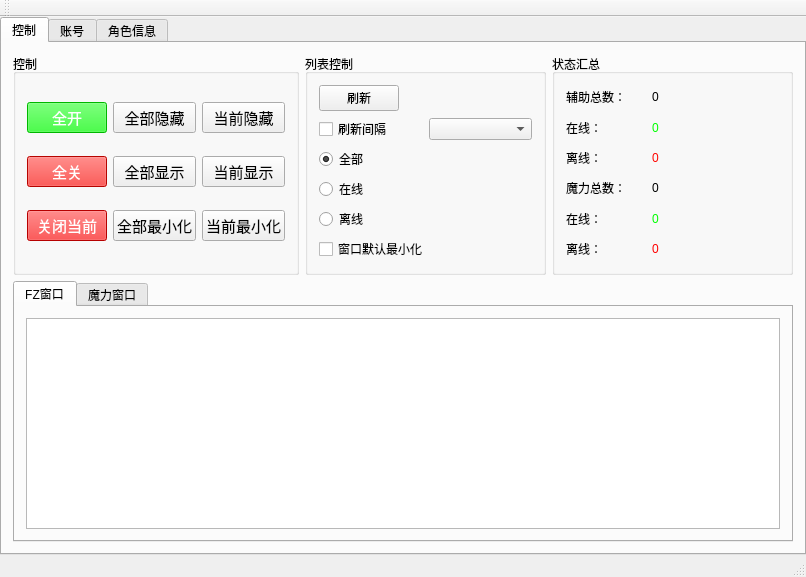
<?xml version="1.0" encoding="UTF-8"?>
<ui version="4.0">
 <class>MLAssistToolClass</class>
 <widget class="QMainWindow" name="MLAssistToolClass">
  <property name="geometry">
   <rect>
    <x>0</x>
    <y>0</y>
    <width>806</width>
    <height>577</height>
   </rect>
  </property>
  <property name="windowTitle">
   <string>MLAssistTool</string>
  </property>
  <widget class="QWidget" name="centralWidget">
   <layout class="QVBoxLayout" name="verticalLayout_4">
    <property name="spacing">
     <number>0</number>
    </property>
    <property name="leftMargin">
     <number>0</number>
    </property>
    <property name="topMargin">
     <number>0</number>
    </property>
    <property name="rightMargin">
     <number>0</number>
    </property>
    <property name="bottomMargin">
     <number>0</number>
    </property>
    <item>
     <widget class="QTabWidget" name="tabWidget_2">
      <property name="currentIndex">
       <number>0</number>
      </property>
      <widget class="QWidget" name="tab_1">
       <attribute name="title">
        <string>控制</string>
       </attribute>
       <layout class="QVBoxLayout" name="verticalLayout_5">
        <item>
         <layout class="QVBoxLayout" name="verticalLayout_3">
          <item>
           <layout class="QHBoxLayout" name="horizontalLayout_10">
            <item>
             <widget class="QGroupBox" name="groupBox">
              <property name="title">
               <string>控制</string>
              </property>
              <layout class="QGridLayout" name="gridLayout">
               <item row="2" column="0">
                <widget class="QPushButton" name="pushButton_closeCur">
                 <property name="font">
                  <font>
                   <pointsize>11</pointsize>
                  </font>
                 </property>
                 <property name="styleSheet">
                  <string notr="true">background-color: rgb(255, 0, 0);
color: rgb(255, 255, 255);</string>
                 </property>
                 <property name="text">
                  <string>关闭当前</string>
                 </property>
                </widget>
               </item>
               <item row="2" column="1">
                <widget class="QPushButton" name="pushButton_allMin">
                 <property name="font">
                  <font>
                   <pointsize>11</pointsize>
                  </font>
                 </property>
                 <property name="text">
                  <string>全部最小化</string>
                 </property>
                </widget>
               </item>
               <item row="0" column="2">
                <widget class="QPushButton" name="pushButton_curHide">
                 <property name="font">
                  <font>
                   <pointsize>11</pointsize>
                  </font>
                 </property>
                 <property name="text">
                  <string>当前隐藏</string>
                 </property>
                </widget>
               </item>
               <item row="1" column="1">
                <widget class="QPushButton" name="pushButton_allShow">
                 <property name="font">
                  <font>
                   <pointsize>11</pointsize>
                  </font>
                 </property>
                 <property name="text">
                  <string>全部显示</string>
                 </property>
                </widget>
               </item>
               <item row="1" column="0">
                <widget class="QPushButton" name="pushButton_closeAll">
                 <property name="font">
                  <font>
                   <pointsize>11</pointsize>
                  </font>
                 </property>
                 <property name="styleSheet">
                  <string notr="true">color: rgb(255, 255, 255);
background-color: rgb(255, 5, 0);</string>
                 </property>
                 <property name="text">
                  <string>全关</string>
                 </property>
                </widget>
               </item>
               <item row="0" column="0">
                <widget class="QPushButton" name="pushButton_openAll">
                 <property name="font">
                  <font>
                   <pointsize>11</pointsize>
                  </font>
                 </property>
                 <property name="styleSheet">
                  <string notr="true">background-color: rgb(0, 255, 0);
color: rgb(255, 255, 255);</string>
                 </property>
                 <property name="text">
                  <string>全开</string>
                 </property>
                </widget>
               </item>
               <item row="0" column="1">
                <widget class="QPushButton" name="pushButton_allHide">
                 <property name="font">
                  <font>
                   <pointsize>11</pointsize>
                  </font>
                 </property>
                 <property name="text">
                  <string>全部隐藏</string>
                 </property>
                </widget>
               </item>
               <item row="2" column="2">
                <widget class="QPushButton" name="pushButton_curMin">
                 <property name="font">
                  <font>
                   <pointsize>11</pointsize>
                  </font>
                 </property>
                 <property name="text">
                  <string>当前最小化</string>
                 </property>
                </widget>
               </item>
               <item row="1" column="2">
                <widget class="QPushButton" name="pushButton_curShow">
                 <property name="font">
                  <font>
                   <pointsize>11</pointsize>
                  </font>
                 </property>
                 <property name="text">
                  <string>当前显示</string>
                 </property>
                </widget>
               </item>
              </layout>
             </widget>
            </item>
            <item>
             <widget class="QGroupBox" name="groupBox_3">
              <property name="title">
               <string>列表控制</string>
              </property>
              <layout class="QVBoxLayout" name="verticalLayout">
               <item>
                <layout class="QHBoxLayout" name="horizontalLayout_3">
                 <item>
                  <widget class="QPushButton" name="pushButton_refresh">
                   <property name="text">
                    <string>刷新</string>
                   </property>
                  </widget>
                 </item>
                 <item>
                  <spacer name="horizontalSpacer">
                   <property name="orientation">
                    <enum>Qt::Horizontal</enum>
                   </property>
                   <property name="sizeHint" stdset="0">
                    <size>
                     <width>40</width>
                     <height>20</height>
                    </size>
                   </property>
                  </spacer>
                 </item>
                </layout>
               </item>
               <item>
                <layout class="QHBoxLayout" name="horizontalLayout_2">
                 <item>
                  <widget class="QCheckBox" name="checkBox">
                   <property name="text">
                    <string>刷新间隔</string>
                   </property>
                  </widget>
                 </item>
                 <item>
                  <widget class="QComboBox" name="comboBox"/>
                 </item>
                </layout>
               </item>
               <item>
                <widget class="QRadioButton" name="radioButton_showAll">
                 <property name="text">
                  <string>全部</string>
                 </property>
                 <property name="checked">
                  <bool>true</bool>
                 </property>
                </widget>
               </item>
               <item>
                <widget class="QRadioButton" name="radioButton_showOnline">
                 <property name="text">
                  <string>在线</string>
                 </property>
                </widget>
               </item>
               <item>
                <widget class="QRadioButton" name="radioButton_showOffline">
                 <property name="text">
                  <string>离线</string>
                 </property>
                </widget>
               </item>
               <item>
                <widget class="QCheckBox" name="checkBox_defaultMin">
                 <property name="toolTip">
                  <string>勾选后，检测到窗口不是最小化时，进行最小化</string>
                 </property>
                 <property name="text">
                  <string>窗口默认最小化</string>
                 </property>
                </widget>
               </item>
              </layout>
             </widget>
            </item>
            <item>
             <widget class="QGroupBox" name="groupBox_2">
              <property name="title">
               <string>状态汇总</string>
              </property>
              <layout class="QVBoxLayout" name="verticalLayout_2">
               <item>
                <layout class="QHBoxLayout" name="horizontalLayout_4">
                 <item>
                  <widget class="QLabel" name="label">
                   <property name="minimumSize">
                    <size>
                     <width>80</width>
                     <height>0</height>
                    </size>
                   </property>
                   <property name="text">
                    <string>辅助总数：</string>
                   </property>
                  </widget>
                 </item>
                 <item>
                  <widget class="QLabel" name="label_fzCount">
                   <property name="text">
                    <string>0</string>
                   </property>
                  </widget>
                 </item>
                 <item>
                  <spacer name="horizontalSpacer_2">
                   <property name="orientation">
                    <enum>Qt::Horizontal</enum>
                   </property>
                   <property name="sizeHint" stdset="0">
                    <size>
                     <width>40</width>
                     <height>20</height>
                    </size>
                   </property>
                  </spacer>
                 </item>
                </layout>
               </item>
               <item>
                <layout class="QHBoxLayout" name="horizontalLayout_5">
                 <item>
                  <widget class="QLabel" name="label_4">
                   <property name="minimumSize">
                    <size>
                     <width>80</width>
                     <height>0</height>
                    </size>
                   </property>
                   <property name="text">
                    <string>在线：</string>
                   </property>
                  </widget>
                 </item>
                 <item>
                  <widget class="QLabel" name="label_fzOnline">
                   <property name="font">
                    <font>
                     <pointsize>9</pointsize>
                    </font>
                   </property>
                   <property name="styleSheet">
                    <string notr="true">color: rgb(0, 255, 0);</string>
                   </property>
                   <property name="text">
                    <string>0</string>
                   </property>
                  </widget>
                 </item>
                 <item>
                  <spacer name="horizontalSpacer_3">
                   <property name="orientation">
                    <enum>Qt::Horizontal</enum>
                   </property>
                   <property name="sizeHint" stdset="0">
                    <size>
                     <width>40</width>
                     <height>20</height>
                    </size>
                   </property>
                  </spacer>
                 </item>
                </layout>
               </item>
               <item>
                <layout class="QHBoxLayout" name="horizontalLayout_6">
                 <item>
                  <widget class="QLabel" name="label_6">
                   <property name="minimumSize">
                    <size>
                     <width>80</width>
                     <height>0</height>
                    </size>
                   </property>
                   <property name="text">
                    <string>离线：</string>
                   </property>
                  </widget>
                 </item>
                 <item>
                  <widget class="QLabel" name="label_fzOffline">
                   <property name="styleSheet">
                    <string notr="true">color: rgb(255, 5, 0);</string>
                   </property>
                   <property name="text">
                    <string>0</string>
                   </property>
                  </widget>
                 </item>
                 <item>
                  <spacer name="horizontalSpacer_4">
                   <property name="orientation">
                    <enum>Qt::Horizontal</enum>
                   </property>
                   <property name="sizeHint" stdset="0">
                    <size>
                     <width>40</width>
                     <height>20</height>
                    </size>
                   </property>
                  </spacer>
                 </item>
                </layout>
               </item>
               <item>
                <layout class="QHBoxLayout" name="horizontalLayout_9">
                 <item>
                  <widget class="QLabel" name="label_11">
                   <property name="minimumSize">
                    <size>
                     <width>80</width>
                     <height>0</height>
                    </size>
                   </property>
                   <property name="text">
                    <string>魔力总数：</string>
                   </property>
                  </widget>
                 </item>
                 <item>
                  <widget class="QLabel" name="label_mlCount">
                   <property name="text">
                    <string>0</string>
                   </property>
                  </widget>
                 </item>
                 <item>
                  <spacer name="horizontalSpacer_7">
                   <property name="orientation">
                    <enum>Qt::Horizontal</enum>
                   </property>
                   <property name="sizeHint" stdset="0">
                    <size>
                     <width>40</width>
                     <height>20</height>
                    </size>
                   </property>
                  </spacer>
                 </item>
                </layout>
               </item>
               <item>
                <layout class="QHBoxLayout" name="horizontalLayout_8">
                 <item>
                  <widget class="QLabel" name="label_9">
                   <property name="minimumSize">
                    <size>
                     <width>80</width>
                     <height>0</height>
                    </size>
                   </property>
                   <property name="text">
                    <string>在线：</string>
                   </property>
                  </widget>
                 </item>
                 <item>
                  <widget class="QLabel" name="label_mlOnline">
                   <property name="styleSheet">
                    <string notr="true">color: rgb(0, 255, 0);</string>
                   </property>
                   <property name="text">
                    <string>0</string>
                   </property>
                  </widget>
                 </item>
                 <item>
                  <spacer name="horizontalSpacer_6">
                   <property name="orientation">
                    <enum>Qt::Horizontal</enum>
                   </property>
                   <property name="sizeHint" stdset="0">
                    <size>
                     <width>40</width>
                     <height>20</height>
                    </size>
                   </property>
                  </spacer>
                 </item>
                </layout>
               </item>
               <item>
                <layout class="QHBoxLayout" name="horizontalLayout_7">
                 <item>
                  <widget class="QLabel" name="label_7">
                   <property name="minimumSize">
                    <size>
                     <width>80</width>
                     <height>0</height>
                    </size>
                   </property>
                   <property name="text">
                    <string>离线：</string>
                   </property>
                  </widget>
                 </item>
                 <item>
                  <widget class="QLabel" name="label_mlOffLine">
                   <property name="styleSheet">
                    <string notr="true">color: rgb(255, 0, 0);</string>
                   </property>
                   <property name="text">
                    <string>0</string>
                   </property>
                  </widget>
                 </item>
                 <item>
                  <spacer name="horizontalSpacer_5">
                   <property name="orientation">
                    <enum>Qt::Horizontal</enum>
                   </property>
                   <property name="sizeHint" stdset="0">
                    <size>
                     <width>40</width>
                     <height>20</height>
                    </size>
                   </property>
                  </spacer>
                 </item>
                </layout>
               </item>
              </layout>
             </widget>
            </item>
           </layout>
          </item>
          <item>
           <widget class="QTabWidget" name="tabWidget_ctrl">
            <property name="currentIndex">
             <number>0</number>
            </property>
            <widget class="QWidget" name="tab">
             <attribute name="title">
              <string>FZ窗口</string>
             </attribute>
             <layout class="QHBoxLayout" name="horizontalLayout_11">
              <item>
               <widget class="QTableView" name="tableView_fz"/>
              </item>
             </layout>
            </widget>
            <widget class="QWidget" name="tab_2">
             <attribute name="title">
              <string>魔力窗口</string>
             </attribute>
             <layout class="QHBoxLayout" name="horizontalLayout_12">
              <item>
               <widget class="QTableView" name="tableView_ml"/>
              </item>
             </layout>
            </widget>
           </widget>
          </item>
         </layout>
        </item>
       </layout>
      </widget>
      <widget class="GameAccountWgt" name="tab_3">
       <attribute name="title">
        <string>账号</string>
       </attribute>
       <layout class="QVBoxLayout" name="verticalLayout_6">
        <property name="spacing">
         <number>0</number>
        </property>
        <property name="leftMargin">
         <number>0</number>
        </property>
        <property name="topMargin">
         <number>0</number>
        </property>
        <property name="rightMargin">
         <number>0</number>
        </property>
        <property name="bottomMargin">
         <number>0</number>
        </property>
       </layout>
      </widget>
      <widget class="GamePlayerDataWgt" name="gamePlayerData">
       <attribute name="title">
        <string>角色信息</string>
       </attribute>
      </widget>
     </widget>
    </item>
   </layout>
  </widget>
  <widget class="QMenuBar" name="menuBar">
   <property name="geometry">
    <rect>
     <x>0</x>
     <y>0</y>
     <width>806</width>
     <height>23</height>
    </rect>
   </property>
  </widget>
  <widget class="QToolBar" name="mainToolBar">
   <attribute name="toolBarArea">
    <enum>TopToolBarArea</enum>
   </attribute>
   <attribute name="toolBarBreak">
    <bool>false</bool>
   </attribute>
  </widget>
  <widget class="QStatusBar" name="statusBar"/>
 </widget>
 <layoutdefault spacing="6" margin="11"/>
 <customwidgets>
  <customwidget>
   <class>GameAccountWgt</class>
   <extends>QWidget</extends>
   <header>GameAccountWgt.h</header>
   <container>1</container>
  </customwidget>
  <customwidget>
   <class>GamePlayerDataWgt</class>
   <extends>QWidget</extends>
   <header>GamePlayerDataWgt.h</header>
   <container>1</container>
  </customwidget>
 </customwidgets>
 <resources>
  <include location="MLAssistTool.qrc"/>
 </resources>
 <connections/>
</ui>
